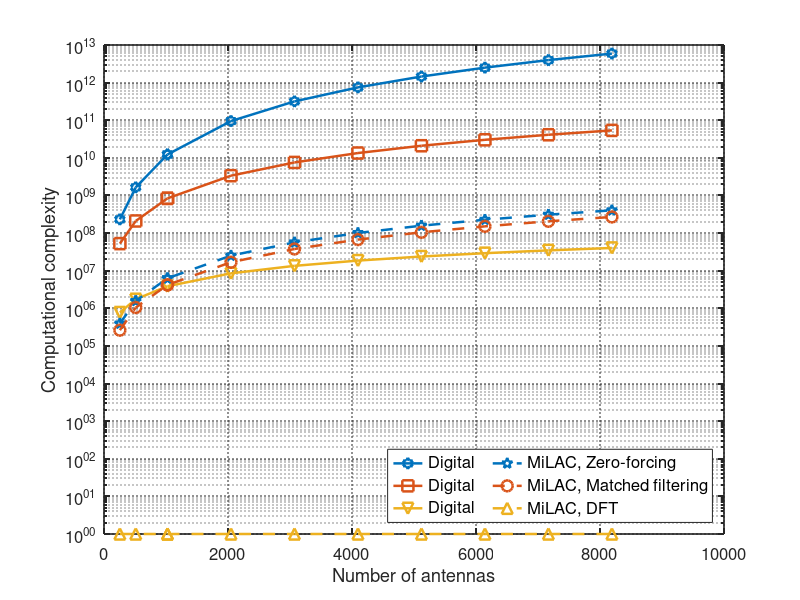

Here is the MATLAB script that generated this plot: (Note: this script raises an error after producing the figure.)
clear; clc;

% Parameters
Ns = [256,512,1024,1024:1024:1024*8];
tau = 1e2;

% Digital beamforming
DB_LS = 8*(Ns.^3+Ns.^3/3) + 8*Ns.^2 * tau; % Matrix-matrix product: 2N^3 complex ops. but only half is needed since hermitian
DB_MF = 8*Ns.^2 * tau; % Matrix-vector product: 2N^2 complex ops.
DB_DFT = 34/9*Ns.*log2(Ns) * tau; % https://ieeexplore.ieee.org/document/4034175

% Generalized analog beamforming
AB_LS = 6*Ns.^2; % Set 2N diagonal entries, each summing N values: 2N^2 complex adds. plus multiply by Y_0
AB_MF = 4*Ns.^2; % Set N diagonal entries, each summing N values: N^2 complex adds. plus multiply by Y_0
AB_DFT = ones(size(Ns));

%% Plot
figure('defaultaxesfontsize',12)
LineW = 1.8; MarkS = 8;
semilogy(Ns,DB_LS,'-h','linewidth',LineW,'MarkerSize',MarkS,'DisplayName','Digital')
hold on;
semilogy(Ns,DB_MF,'-s','linewidth',LineW,'MarkerSize',MarkS,'DisplayName','Digital')
semilogy(Ns,DB_DFT,'-v','linewidth',LineW,'MarkerSize',MarkS,'DisplayName','Digital')
set(gca,'ColorOrderIndex',1);
semilogy(Ns,AB_LS,'--p','linewidth',LineW,'MarkerSize',MarkS,'DisplayName','MiLAC, Zero-forcing')
semilogy(Ns,AB_MF,'--o','linewidth',LineW,'MarkerSize',MarkS,'DisplayName','MiLAC, Matched filtering')
semilogy(Ns,AB_DFT,'--^','linewidth',LineW,'MarkerSize',MarkS,'DisplayName','MiLAC, DFT')
grid on;
set(gca,'GridLineStyle',':','GridAlpha',0.5,'LineWidth',1.2);
xlabel('Number of antennas');
ylabel('Computational complexity');
legend('location','southeast','NumColumns',2,'FontSize',12);
ax = gca;
ax.XTick = 0:1024:1024*8;
ax.XLim = [0 max(Ns)];
ax.YTick = 10.^(0:2:13);
ax.YLim = [1e0 1e13];
set(gcf, 'Color', [1,1,1]);
set(gca, 'LineWidth',1.5);
